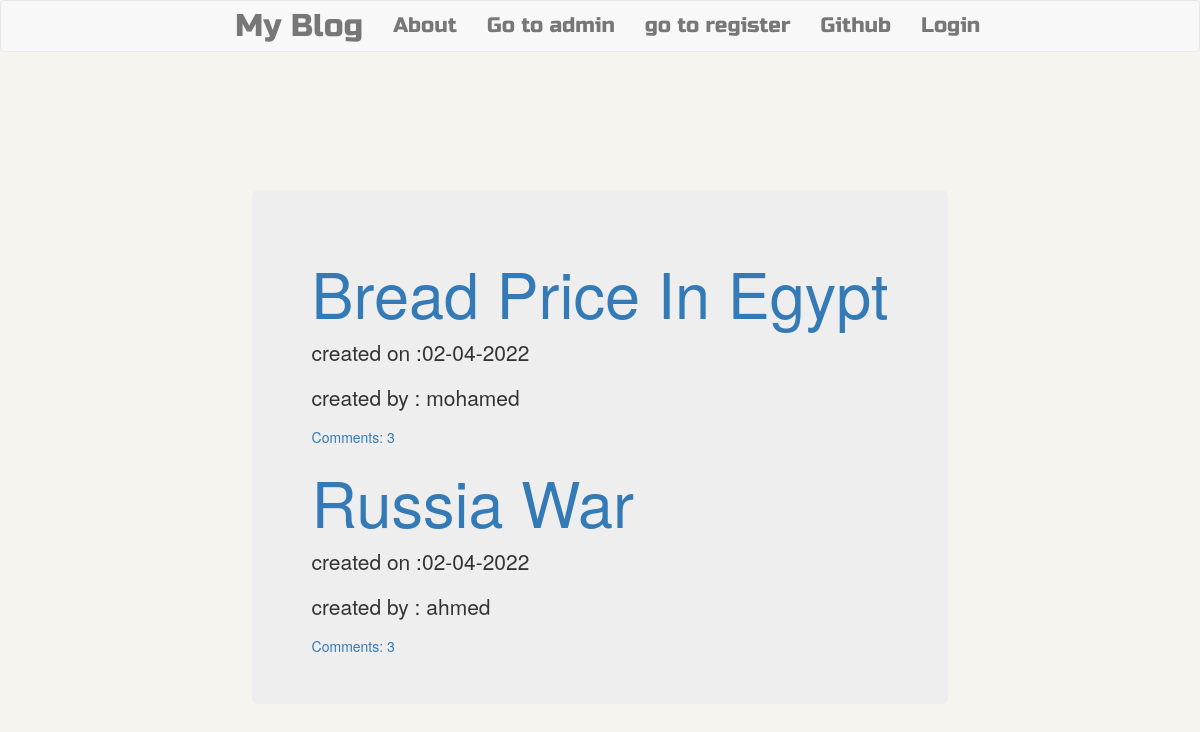
The page / on the database its author committed.
### blog/models.py (models this page shows, shortened)
class Post (models.Model):
    author=models.ForeignKey('auth.User',on_delete=models.CASCADE)
    title=models.CharField(max_length=200)
    text=models.TextField()
    create_date=models.DateTimeField(default=timezone.now)
    publish_date=models.DateTimeField(blank=True,null=True)
    def approve_comments(self):
        return self.comments.filter(approved_comment=True)

### blog/views.py (the view)
# urls.py: url(r'^$',views.postlistview.as_view(),name='postlist'),
class postlistview(ListView):
    model=Post
    def get_queryset (self):
        return Post.objects.order_by('-create_date')

### blog/templates/blog/post_list.html
{% extends 'blog/base.html' %}
{% block content %}
<div class="jumbotron">
  {% for post in post_list %}
<div class="post">
<h1><a href="{% url 'postdetail' pk=post.pk %}">{{post.title}}</a></h1>
</div>
<div class="date">
  <p>created on :{{post.create_date|date:'d-m-Y'}}</p>
  <p>created by : {{post.author}}</p>
</div>
<a href="{% url 'postdetail' pk=post.pk  %}">Comments: {{post.approve_comments.count}}</a>
  {% endfor %}
</div>
{% endblock %}

### blog/static/css/blog.css (style rules this page uses)
body, html { height: 100%; background: #F6F4EE; }

### rows shown on the page
Post: title "Bread Price In Egypt", create_date "02-04-2022", author "mohamed", approve_comments.count "3"
Post: title "Russia War", create_date "02-04-2022", author "ahmed", approve_comments.count "3"
